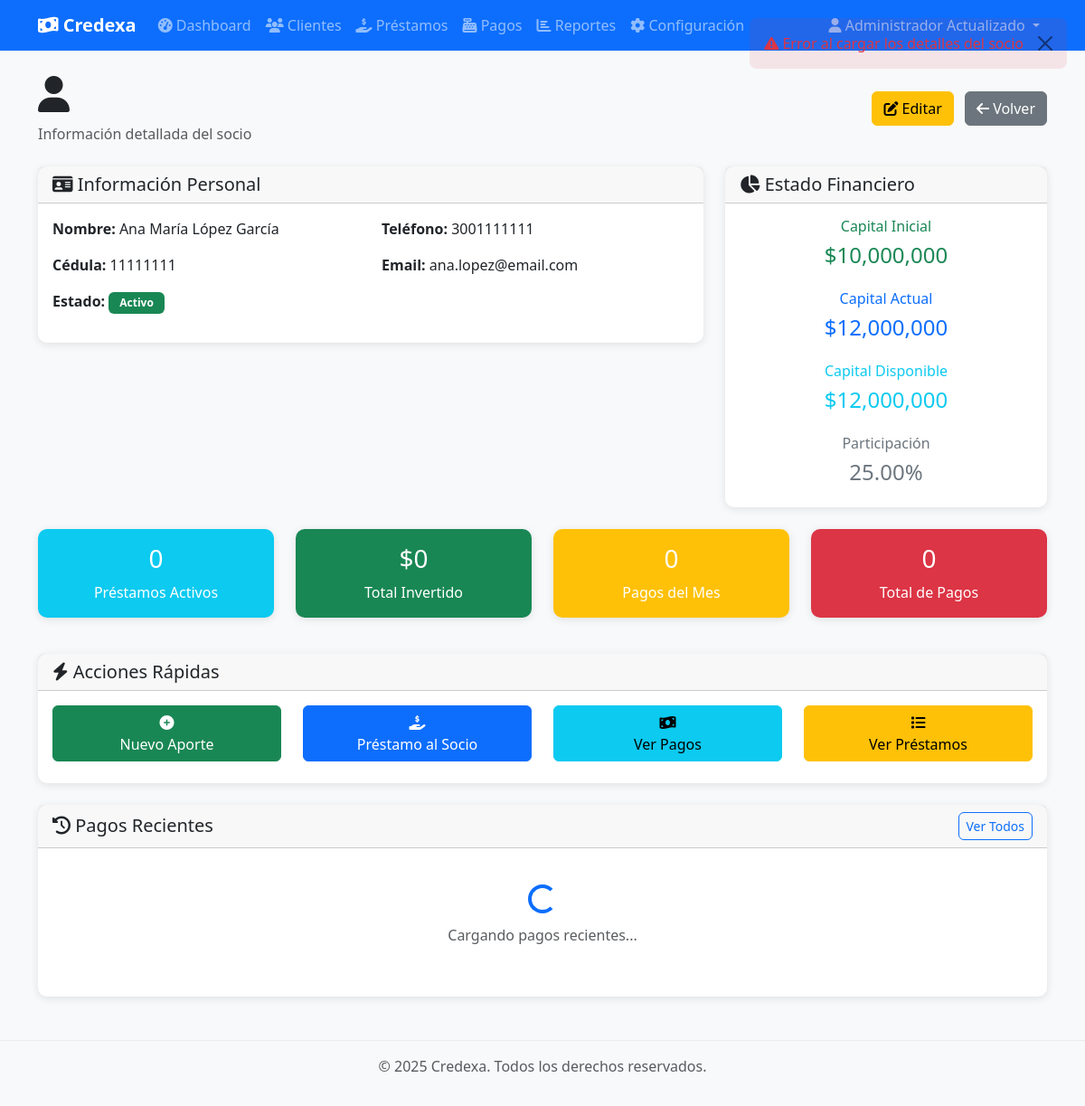
/api/socios/1/detalle (signed in), run on the app's committed database.
### app/models/user.py (models this page shows, shortened)
class Usuario(Base):
    __tablename__ = "usuarios"
    id = Column(Integer, primary_key=True, index=True)
    nombre_completo = Column(String, nullable=False)
    username = Column(String, unique=True, index=True, nullable=False)
    email = Column(String, unique=True, index=True, nullable=False)
    hashed_password = Column(String, nullable=False)
    rol_id = Column(Integer, ForeignKey("roles.id"), nullable=False)
    activo = Column(Boolean, default=True, nullable=False)
    ultimo_login = Column(DateTime(timezone=True), nullable=True)
    creado_en = Column(DateTime(timezone=True), server_default=func.now())
    actualizado_en = Column(DateTime(timezone=True), onupdate=func.now())
    rol = relationship("Rol", back_populates="usuarios")
    pagos_socio = relationship("PagoSocio", back_populates="usuario", cascade="all, delete-orphan")

### app/models/socio.py (models this page shows, shortened)
class Socio(Base):
    __tablename__ = "socios"
    id = Column(Integer, primary_key=True, index=True)
    nombre_completo = Column(String, nullable=False, index=True)
    cedula = Column(String, unique=True, nullable=False, index=True)
    telefono = Column(String, nullable=True)
    email = Column(String, nullable=True)
    direccion = Column(Text, nullable=True)
    fecha_nacimiento = Column(DateTime, nullable=True)
    ocupacion = Column(String, nullable=True)
    ingresos_mensuales = Column(Integer, nullable=True)  # En pesos colombianos
    referencias_personales = Column(Text, nullable=True)  # JSON o texto con referencias
    activo = Column(Integer, default=1, nullable=False)  # 1=activo, 0=inactivo
    notas = Column(Text, nullable=True)
    capital_inicial = Column(Numeric(15, 2), default=0, nullable=False)  # Capital inicial aportado
    capital_actual = Column(Numeric(15, 2), default=0, nullable=False)  # Capital actual disponible
    porcentaje_participacion = Column(Numeric(5, 2), default=0, nullable=False)  # % de participación en ganancias
    creado_en = Column(DateTime(timezone=True), server_default=func.now())
    actualizado_en = Column(DateTime(timezone=True), onupdate=func.now())
    prestamos = relationship("Prestamo", back_populates="socio", cascade="all, delete-orphan")
    pagos_socio = relationship("PagoSocio", back_populates="socio", cascade="all, delete-orphan")

### app/api/socios.py (the view)
@router.get("/{socio_id}/detalle", response_class=HTMLResponse)
async def pagina_detalle_socio(
    socio_id: int,
    request: Request,
    db: Session = Depends(get_db),
    current_user: UsuarioModel = Depends(get_current_user)
):
    socio = db.query(Socio).filter(Socio.id == socio_id).first()
    if not socio:
        raise HTTPException(status_code=404, detail="Socio no encontrado")
    return templates.TemplateResponse(
        "socios/detalle.html",
        {"request": request, "user": current_user, "socio": socio}
    )

### app/templates/socios/detalle.html (shortened to what this page needs)
{% extends "base.html" %}
{% block content %}
<div class="row">
    <div class="col-12">
        <div class="d-flex justify-content-between align-items-center mb-4">
            <div>
                <h1>
                    <i class="fas fa-user"></i>
                </h1>
                <p class="text-muted mb-0">Información detallada del socio</p>
            </div>
            <div>
                {% if user.is_admin %}
                <a href="/socios/{{ socio.id }}/editar" class="btn btn-warning me-2">
                    <i class="fas fa-edit"></i>
                    Editar
                </a>
                {% endif %}
                <a href="/socios/lista" class="btn btn-secondary">
                    <i class="fas fa-arrow-left"></i>
                    Volver
                </a>
            </div>
        </div>
    </div>
</div>
<div class="row mb-4">
    <div class="col-md-8">
        <div class="card">
            <div class="card-header">
                <h5 class="mb-0">
                    <i class="fas fa-id-card"></i>
                    Información Personal
                </h5>
            </div>
            <div class="card-body">
                <div class="row">
                    <div class="col-md-6">
                        <p><strong>Nombre:</strong> {{ socio.nombre_completo }}</p>
                        <p><strong>Cédula:</strong> {{ socio.cedula }}</p>
                        <p><strong>Estado:</strong>
                            {% if socio.activo %}
                                <span class="badge bg-success">Activo</span>
                            {% else %}
                                <span class="badge bg-secondary">Inactivo</span>
                            {% endif %}
                        </p>
                    </div>
                    <div class="col-md-6">
                        <p><strong>Teléfono:</strong> {{ socio.telefono or 'No registrado' }}</p>
                        <p><strong>Email:</strong> {{ socio.email or 'No registrado' }}</p>
                    </div>
                </div>
            </div>
        </div>
    </div>
    <div class="col-md-4">
        <div class="card">
            <div class="card-header">
                <h5 class="mb-0">
                    <i class="fas fa-chart-pie"></i>
                    Estado Financiero
                </h5>
            </div>
            <div class="card-body">
                <div class="row text-center">
                    <div class="col-12 mb-3">
                        <h6 class="text-success">Capital Inicial</h6>
                        <h4 class="text-success">${{ "{:,.0f}".format(socio.capital_inicial) }}</h4>
                    </div>
                    <div class="col-12 mb-3">
                        <h6 class="text-primary">Capital Actual</h6>
                        <h4 class="text-primary" id="capital-actual">${{ "{:,.0f}".format(socio.capital_actual) }}</h4>
                    </div>
                    <div class="col-12 mb-3">
                        <h6 class="text-info">Capital Disponible</h6>
                        <h4 class="text-info" id="capital-disponible">${{ "{:,.0f}".format(socio.capital_disponible) }}</h4>
                    </div>
                    <div class="col-12">
                        <h6 class="text-secondary">Participación</h6>
                        <h4 class="text-secondary">{{ socio.porcentaje_participacion }}%</h4>
                    </div>
                </div>
            </div>
        </div>
    </div>
</div>
<div class="row mb-4">
    <div class="col-md-3 mb-3">
        <div class="card bg-info text-white h-100">
            <div class="card-body text-center">
                <h3 id="total-prestamos">0</h3>
                <p class="mb-0">Préstamos Activos</p>
            </div>
        </div>
    </div>
    <div class="col-md-3 mb-3">
        <div class="card bg-success text-white h-100">
            <div class="card-body text-center">
                <h3 id="total-invertido">$0</h3>
                <p class="mb-0">Total Invertido</p>
            </div>
        </div>
    </div>
    <div class="col-md-3 mb-3">
        <div class="card bg-warning text-white h-100">
            <div class="card-body text-center">
                <h3 id="pagos-mes">0</h3>
                <p class="mb-0">Pagos del Mes</p>
            </div>
        </div>
    </div>
    <div class="col-md-3 mb-3">
        <div class="card bg-danger text-white h-100">
            <div class="card-body text-center">
                <h3 id="total-pagos">0</h3>
                <p class="mb-0">Total de Pagos</p>
            </div>
        </div>
    </div>
</div>
<div class="row mb-4">
    <div class="col-12">
        <div class="card">
            <div class="card-header">
                <h5 class="mb-0">
                    <i class="fas fa-bolt"></i>
                    Acciones Rápidas
                </h5>
            </div>
            <div class="card-body">
                <div class="row">
                    {% if user.is_admin %}
                    <div class="col-md-3 mb-2">
                        <button class="btn btn-success w-100" onclick="registrarAporte()">
                            <i class="fas fa-plus-circle"></i>
                            <br>Nuevo Aporte
                        </button>
                    </div>
                    <div class="col-md-3 mb-2">
                        <button class="btn btn-primary w-100" onclick="registrarPrestamo()">
                            <i class="fas fa-hand-holding-usd"></i>
                            <br>Préstamo al Socio
                        </button>
                    </div>
                    {% endif %}
                    <div class="col-md-3 mb-2">
                        <button class="btn btn-info w-100" onclick="verPagos()">
                            <i class="fas fa-money-bill-wave"></i>
                            <br>Ver Pagos
                        </button>
                    </div>
                    <div class="col-md-3 mb-2">
                        <button class="btn btn-warning w-100" onclick="verPrestamos()">
                            <i class="fas fa-list"></i>
                            <br>Ver Préstamos
                        </button>
                    </div>
                </div>
            </div>
        </div>
    </div>
</div>
<div class="row">
    <div class="col-12">
        <div class="card">
            <div class="card-header d-flex justify-content-between align-items-center">
                <h5 class="mb-0">
                    <i class="fas fa-history"></i>
                    Pagos Recientes
                </h5>
                <a href="/socios/pagos?socio_id={{ socio.id }}" class="btn btn-sm btn-outline-primary">
                    Ver Todos
                </a>
            </div>
            <div class="card-body">
                <div id="pagos-recientes">
                    <div class="text-center py-4">
                        <div class="spinner-border text-primary" role="status">
                        </div>
                        <p class="mt-2 text-muted">Cargando pagos recientes...</p>
                    </div>
                </div>
            </div>
        </div>
    </div>
</div>
{% endblock %}

### app/templates/base.html (shortened to what this page needs)
<!DOCTYPE html>
<html lang="es">
<head>
    <link href="https://cdn.jsdelivr.net/npm/bootstrap@5.3.0/dist/css/bootstrap.min.css" rel="stylesheet">
    <link rel="stylesheet" href="https://cdnjs.cloudflare.com/ajax/libs/font-awesome/6.4.0/css/all.min.css">
    <link href="/static/css/style.css" rel="stylesheet">
</head>
<body>
    <nav class="navbar navbar-expand-lg navbar-dark bg-primary">
        <div class="container">
            <a class="navbar-brand" href="/">
                <i class="fas fa-money-bill-wave"></i>
                Credexa
            </a>
            {% if user %}
            <div class="collapse navbar-collapse" id="navbarNav">
                <ul class="navbar-nav me-auto">
                    <li class="nav-item">
                        <a class="nav-link" href="/dashboard">
                            <i class="fas fa-tachometer-alt"></i> Dashboard
                        </a>
                    </li>
                    <li class="nav-item">
                        <a class="nav-link" href="/clientes">
                            <i class="fas fa-users"></i> Clientes
                        </a>
                    </li>
                    <li class="nav-item">
                        <a class="nav-link" href="/prestamos">
                            <i class="fas fa-hand-holding-usd"></i> Préstamos
                        </a>
                    </li>
                    <li class="nav-item">
                        <a class="nav-link" href="/pagos">
                            <i class="fas fa-cash-register"></i> Pagos
                        </a>
                    </li>
                    <li class="nav-item">
                        <a class="nav-link" href="/reportes">
                            <i class="fas fa-chart-bar"></i> Reportes
                        </a>
                    </li>
                    {% if user.is_admin %}
                    <li class="nav-item">
                        <a class="nav-link" href="/configuracion">
                            <i class="fas fa-cog"></i> Configuración
                        </a>
                    </li>
                    {% endif %}
                </ul>
                <ul class="navbar-nav">
                    <li class="nav-item dropdown">
                        <a class="nav-link dropdown-toggle" href="#" id="userDropdown" role="button" data-bs-toggle="dropdown">
                            <i class="fas fa-user"></i> {{ user.nombre_completo }}
                        </a>
                    </li>
                </ul>
            </div>
            {% endif %}
        </div>
    </nav>
    <main class="{% block main_class %}container mt-4{% endblock %}">
        {% block content %}{% endblock %}
    </main>
    <footer class="bg-light text-center text-muted py-3 mt-5">
        <div class="container">
            <p>&copy; 2025 Credexa. Todos los derechos reservados.</p>
        </div>
    </footer>
</body>
</html>

### app/static/css/style.css (style rules this page uses)
:root { --primary-color: #0d6efd; --success-color: #198754; --warning-color: #ffc107; --danger-color: #dc3545; --info-color: #0dcaf0; --light-bg: #f8f9fa; --dark-text: #212529; }
body { font-family: 'Segoe UI', Tahoma, Geneva, Verdana, sans-serif; background-color: #f8f9fa; }
.navbar-brand { font-weight: bold; }
.card { border: none; border-radius: 10px; box-shadow: 0 2px 10px rgba(0, 0, 0, 0.1); transition: transform 0.2s ease-in-out, box-shadow 0.2s ease-in-out; }
.btn { border-radius: 6px; font-weight: 500; transition: all 0.2s ease-in-out; }
.badge { font-size: 0.75rem; padding: 0.375rem 0.75rem; }
.nav-link { font-weight: 500; transition: color 0.2s ease; }
footer { margin-top: auto; border-top: 1px solid #e9ecef; }

### data on the page
Usuario: nombre_completo "Administrador Actualizado"
Socio: nombre_completo "Ana María López García", cedula "11111111", telefono "3001111111", email "ana.lopez@email.com", capital_inicial "10,000,000", capital_actual "12,000,000", capital_disponible "12,000,000", porcentaje_participacion "25.00"
